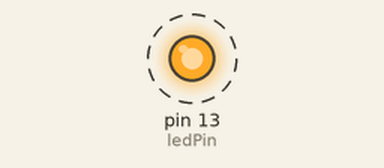
Bench run of a sketch on a simulated Arduino Uno, built with avr-gcc and run on an emulated ATmega328P. Shown: output pins drawn as LEDs (lit = HIGH). Dashed ring = blinking.

Above: at 0.2 s.
Timing chart, 0 to 3.0 s (numbered marks = the images above):
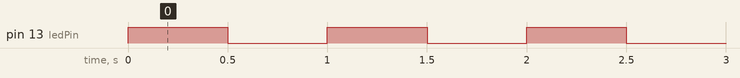

The sketch:

blink.ino
```cpp
const int ledPin = LED_BUILTIN;

// the setup() method runs once, when the sketch starts.
void setup() {
  // initialize the digital pin as an output.
  pinMode(ledPin, OUTPUT);
}

// the loop() methor runs over and over again, as long as the board has power.
void loop() {
  digitalWrite(ledPin, HIGH);     // set the LED on
  delay(500);                     // wait for 500 millisecond
  digitalWrite(ledPin, LOW);      // set the LED off
  delay(500);                     // wait for 500 millisecond
}
```

Measured:
- by itself, pin 13 (ledPin): alternates HIGH for 0.50 s and LOW for 0.50 s
